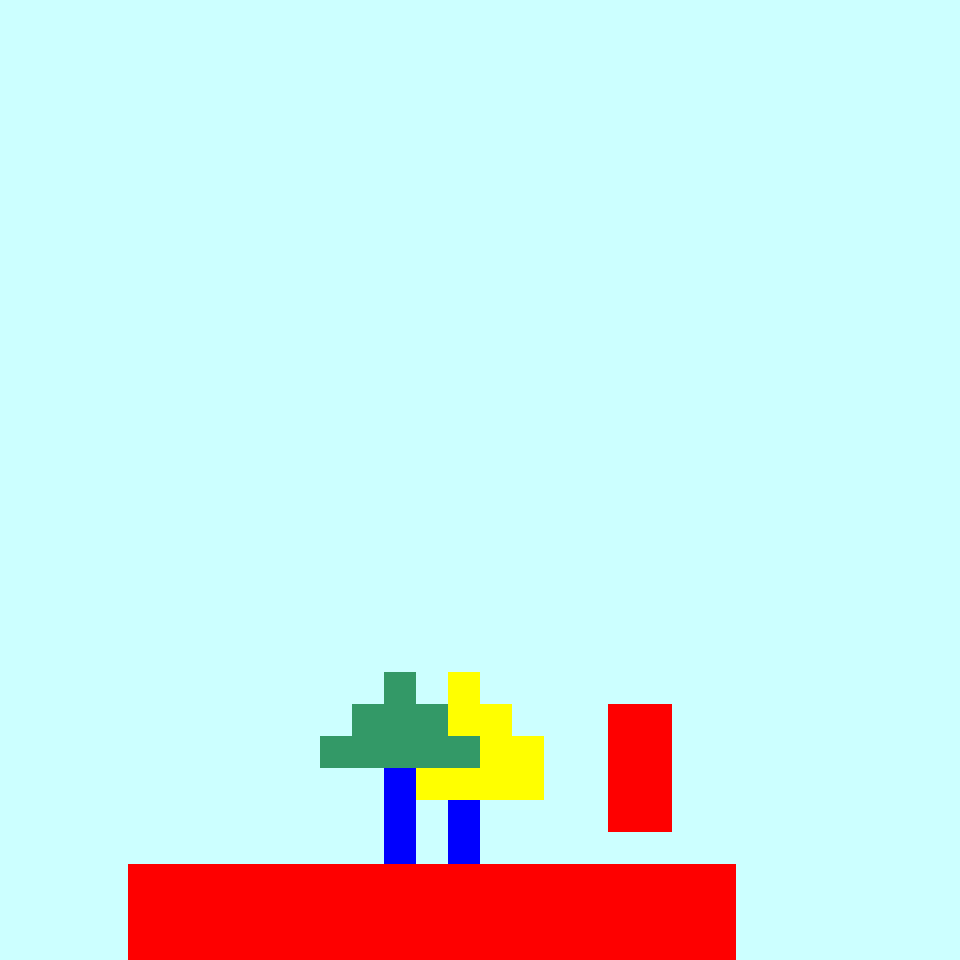

A level layout from a 2D game, rendered from its tile map. Below: a short description, then the map file with tile-grid data replaced by summaries:
An orthogonal 30x30 tile map with 32x32 px tiles, 8 tile layers (Collision_TL, Background_TL, Terrain_TL, Sprite_TL, ...), 2 tilesets and 1 object (InZone).

<map version="1.0" orientation="orthogonal" renderorder="right-down" width="30" height="30" tilewidth="32" tileheight="32" nextobjectid="2">
 <properties>
  <property name="Solid_number" value="1" />
 </properties>
 <tileset firstgid="1" name="collision_set" tilewidth="32" tileheight="32" tilecount="50">
  <image source="img/collision_set.png" width="160" height="320" />
 </tileset>
 <tileset firstgid="51" name="Set_01" tilewidth="32" tileheight="32" tilecount="25">
  <image source="img/Set_01.png" width="160" height="160" />
 </tileset>
 <layer name="Collision_TL" width="30" height="30">
  <data>[900 cells, 65 non-empty, 1 distinct tile ids]</data>
 </layer>
 <layer name="Background_TL" width="30" height="30">
  <data>[900 cells, 900 non-empty, 1 distinct tile ids]</data>
 </layer>
 <layer name="Terrain_TL" width="30" height="30">
  <data>[900 cells, 67 non-empty, 2 distinct tile ids]</data>
 </layer>
 <layer name="Sprite_TL" width="30" height="30">
  <data>[900 cells, 0 non-empty, 0 distinct tile ids]</data>
 </layer>
 <layer name="SpriteHUD_TL" width="30" height="30">
  <data>[900 cells, 0 non-empty, 0 distinct tile ids]</data>
 </layer>
 <layer name="Upper_TL" width="30" height="30">
  <data>[900 cells, 21 non-empty, 3 distinct tile ids]</data>
 </layer>
 <layer name="GameHUD_TL" width="30" height="30">
  <data>[900 cells, 0 non-empty, 0 distinct tile ids]</data>
 </layer>
 <layer name="Menu_TL" width="30" height="30">
  <data>[900 cells, 0 non-empty, 0 distinct tile ids]</data>
 </layer>
 <objectgroup name="IOZone_OL">
  <object id="1" name="InZone" type="InZone" x="230" y="718" width="111" height="76">
   <properties>
    <property name="StartPoint" value="InZone_01" />
   </properties>
  </object>
 </objectgroup>
 <objectgroup name="Sprite_OL" />
</map>
